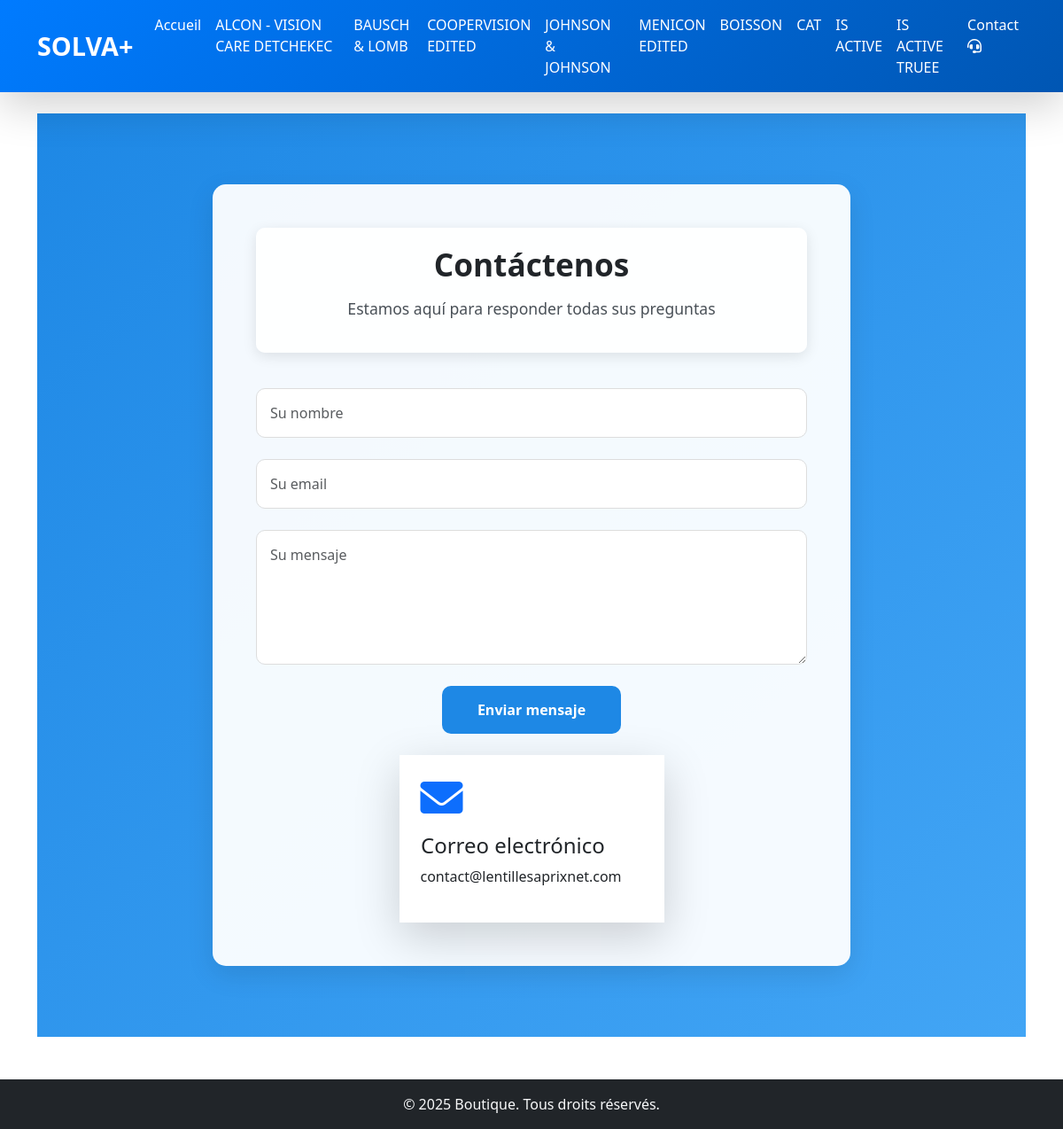
Page /contact/ on the committed database.
### sherly_app/models.py (models this page shows, shortened)
class Famille(models.Model):
    famille = models.CharField(max_length=255)
    description = RichTextField(blank=True, null=True)  # champ riche texte + image
    is_active = models.BooleanField(default=True)  # Boolean field for activation status
    image = models.ImageField(_('Image'), upload_to='familles/', blank=True)

### produits/views.py (the view)
# urls.py: path('contact/', views.contact, name='contact'),
@csrf_protect
def contact(request):
    return render(request, 'produits/contact.html')

### sherly_app/context_processors.py (called while the page is built)
def societer_info(request):
    societe = Societe.objects.first()  # Retrieve societer information (adjust as necessary)
    return {'societe': societe}

def familles_context(request):
    familles = Famille.objects.all()  # Récupère toutes les familles
    return {'familles': familles}

def produits_context(request):
    produits = Produit.objects.all()  # Récupère toutes les familles
    return {'produits': produits}

### produits/templates/produits/contact.html (shortened to what this page needs)
{% extends 'produits/base.html' %}
{% block content %}
<section class="contact-section">
    <div class="container">
        <div class="row justify-content-center">
            <div class="col-md-8">
                <div class="contact-card p-5">
                    <div class="contact-header text-center">
                        <h2>Contáctenos</h2>
                        <p>Estamos aquí para responder todas sus preguntas</p>
                    </div>
                    <form action="" method="post" class="contact-form">
                        <div class="mb-4">
                            <input type="text" class="form-control" placeholder="Su nombre" required>
                        </div>
                        <div class="mb-4">
                            <input type="email" class="form-control" placeholder="Su email" required>
                        </div>
                        <div class="mb-4">
                            <textarea class="form-control" rows="5" placeholder="Su mensaje" required></textarea>
                        </div>
                        <div class="text-center">
                            <button type="submit" class="btn btn-primary">Enviar mensaje</button>
                        </div>
                    </form>
                    <div class="row mt-4">
                        <div class="col-md-6 mx-auto">
                            <div class="contact-info-item p-4 bg-white shadow-lg rounded-lg hover-shadow-lg">
                                <i class="fas fa-envelope fa-3x mb-3 text-primary"></i>
                                <h4>Correo electrónico</h4>
                                <p>contact@lentillesaprixnet.com</p>
                            </div>
                        </div>
                    </div>
                </div>
            </div>
        </div>
    </div>
</section>
{% endblock %}

### produits/templates/produits/base.html (shortened to what this page needs)
<!DOCTYPE html>
<html lang="fr">
<head>
    {% load static %}
    <link href="https://cdn.jsdelivr.net/npm/bootstrap@5.3.0/dist/css/bootstrap.min.css" rel="stylesheet">
    <link rel="stylesheet" href="https://cdnjs.cloudflare.com/ajax/libs/font-awesome/6.0.0/css/all.min.css">
    <link rel="stylesheet" href="https://cdnjs.cloudflare.com/ajax/libs/animate.css/4.1.1/animate.min.css"/>
    <link rel="stylesheet" href="{% static 'produits/style_modern.css' %}">
    <link rel="stylesheet" href="{% static 'produits/animations.css' %}">
    <link rel="stylesheet" href="{% static 'produits/slider.css' %}">
    <link rel="stylesheet" href="{% static 'produits/flash-animations.css' %}">
</head>
<body>
    <nav class="navbar navbar-expand-lg navbar-transparent shadow-lg">
        <div class="container">
            <a class="navbar-brand fw-bold" href="/">SOLVA+</a>
            <div class="collapse navbar-collapse" id="navbarNav">
                <ul class="navbar-nav ms-auto">
                    <li class="nav-item">
                        <a class="nav-link" href="/">Accueil</a>
                    </li>
                    {% for famille in familles %}
                        <li class="nav-item">
                            <a class="nav-link" href="{% url 'produits:liste_produits' famille.id %}">
                                {{ famille.famille }}
                            </a>
                        </li>
                        {% endfor %}
                    <li class="nav-item">
                        <a class="nav-link" href="{% url 'produits:contact' %}">Contact <i class="fas fa-headset"></i></a>
                    </li>
                </ul>
            </div>
        </div>
    </nav>
<main class="container mt-4">
    {% block content %}{% endblock %}
</main>
<footer class="bg-dark text-light mt-5 py-3">
    <div class="container text-center">
        <p class="mb-0">&copy; 2025 Boutique. Tous droits réservés.</p>
    </div>
</footer>
</body>
</html>

### produits/static/produits/style_modern.css (style rules this page uses)
:root { --primary-color: #007bff; --secondary-color: #6c757d; --accent-color: #28a745; }
.navbar { background: linear-gradient(135deg, #007bff, #0056b3); box-shadow: 0 2px 4px rgba(0,0,0,0.1); }
.navbar-brand { font-size: 1.8rem; font-weight: 700; color: white !important; }
.nav-link { color: white !important; font-weight: 500; padding: 0.5rem 1rem; transition: all 0.3s ease; }
.btn-primary { background: linear-gradient(135deg, #007bff, #0056b3); border: none; padding: 10px 30px; border-radius: 25px; font-weight: 500; transition: all 0.3s ease; }

### produits/static/produits/animations.css (style rules this page uses)
.navbar { transition: all 0.3s ease; }
.btn { transition: all 0.3s ease; }
.fas { transition: transform 0.3s ease; }
.nav-link { position: relative; padding: 0.5rem 1rem; }
.nav-link::after { content: ''; position: absolute; bottom: 0; left: 0; width: 0; height: 2px; background: white; transition: width 0.3s ease; }

### produits/static/produits/flash-animations.css (style rules this page uses)
.flash-slide-in { animation: flash-slide-in 1s ease-out forwards; }
.flash-slide-up { animation: flash-slide-up 1s ease-out forwards; }
.flash-float { animation: flash-float 2s ease-in-out infinite; }
.flash-float-left { animation: flash-float-left 2s ease-in-out infinite; }
.flash-scale { animation: flash-scale 0.8s ease-out forwards; }
.flash-tada { animation: flash-tada 1s ease-out infinite; }

### produits/templates/produits/contact.html (style rules this page uses)
.contact-section { background: linear-gradient(135deg, #1e88e5, #42a5f5); padding: 80px 0; }
.contact-card { background: rgba(255, 255, 255, 0.95); border-radius: 15px; box-shadow: 0 10px 30px rgba(0, 0, 0, 0.1); transition: all 0.3s ease; border: 1px solid rgba(255, 255, 255, 0.1); }
.form-control { border-radius: 10px; padding: 15px; border: 1px solid #ddd; }
.btn-primary { background: #1e88e5; border: none; padding: 15px 40px; border-radius: 10px; font-weight: 600; transition: all 0.3s ease; }
.contact-header { margin-bottom: 40px; background: rgba(255, 255, 255, 0.95); padding: 20px; border-radius: 10px; box-shadow: 0 4px 15px rgba(0, 0, 0, 0.1); }
.contact-header h2 { color: #212529; font-weight: 700; margin-bottom: 15px; font-size: 2.2rem; }
.contact-header p { color: #495057; font-size: 1.1rem; line-height: 1.6; }

### rows in the picture
Famille: famille "ALCON - VISION CARE DETCHEKEC"
Famille: famille "BAUSCH & LOMB"
Famille: famille "COOPERVISION EDITED"
Famille: famille "JOHNSON & JOHNSON"
Famille: famille "MENICON EDITED"
Famille: famille "BOISSON"
Famille: famille "CAT"
Famille: famille "IS ACTIVE"
Famille: famille "IS ACTIVE TRUEE"
